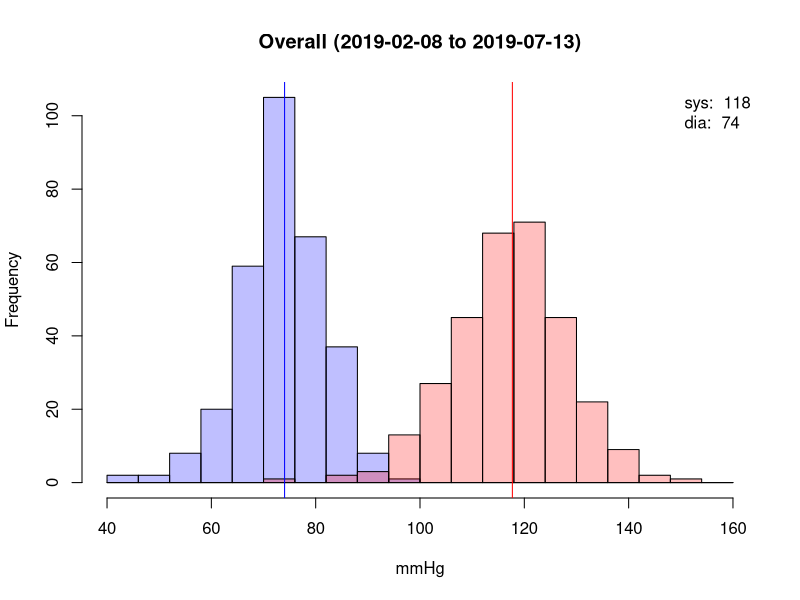
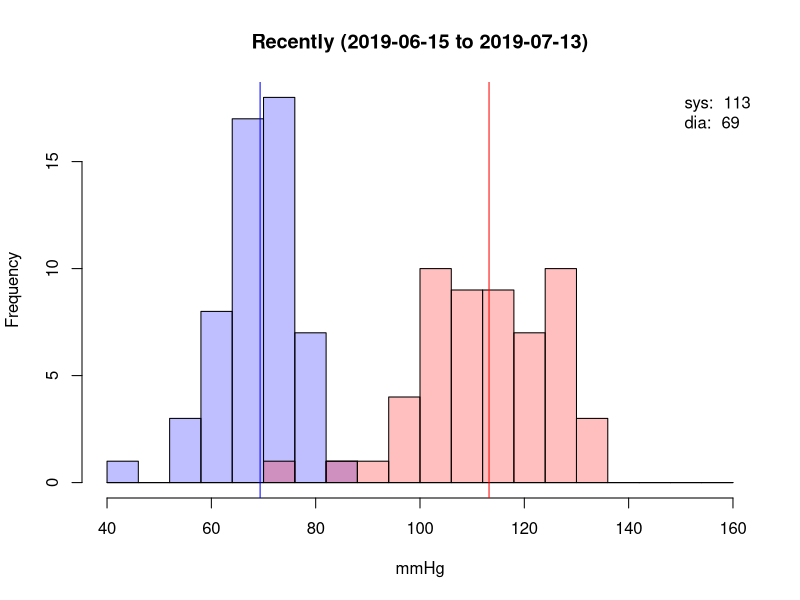
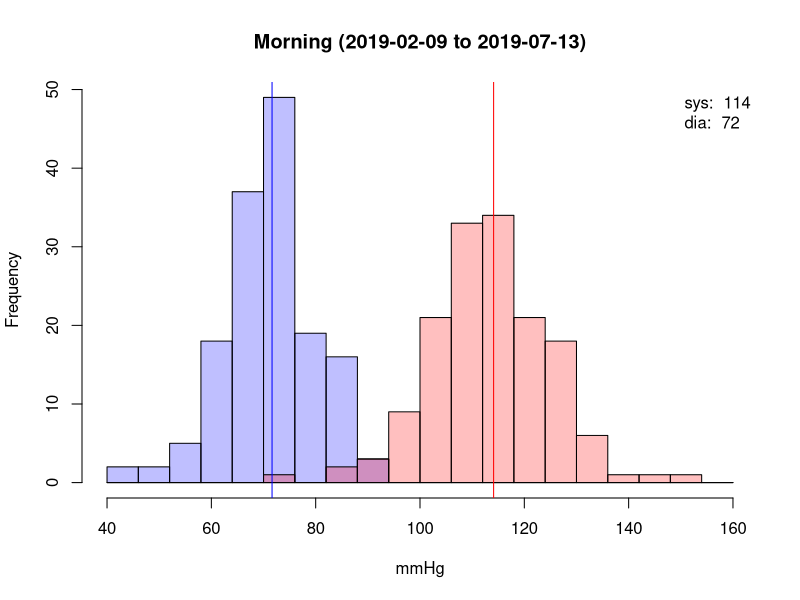
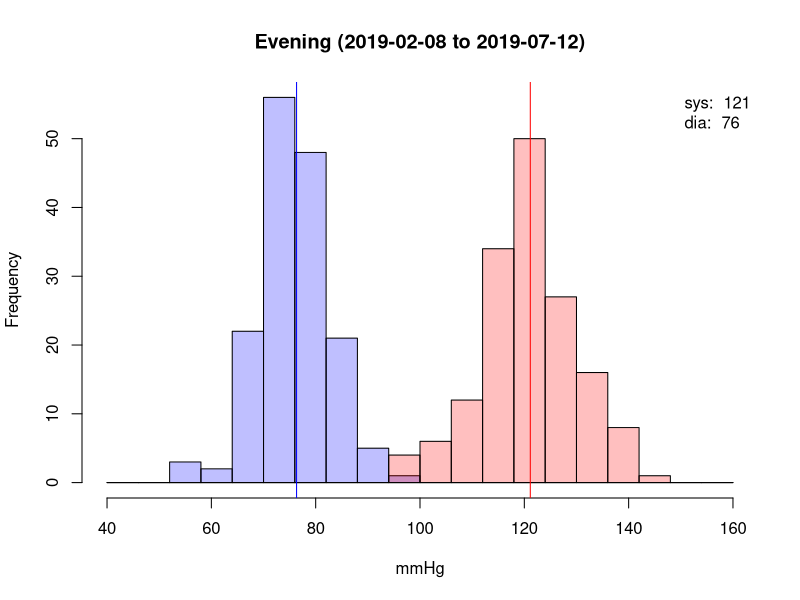
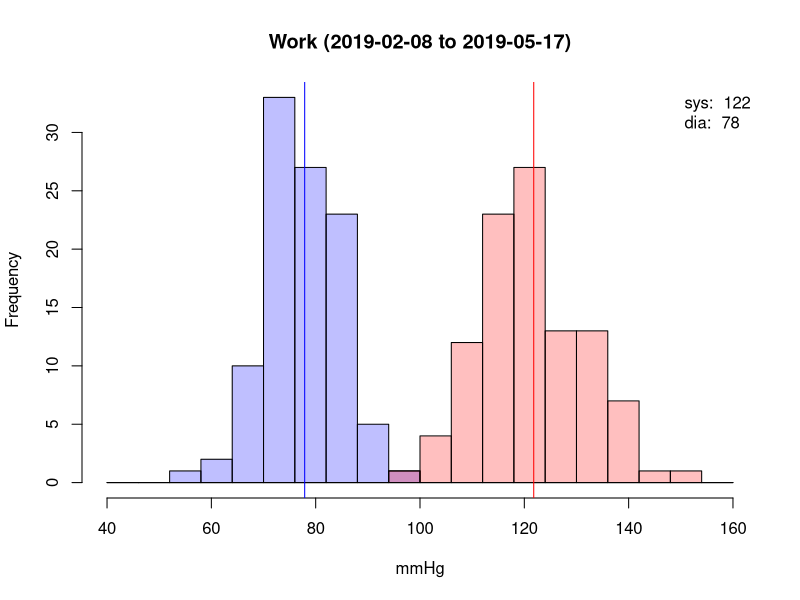
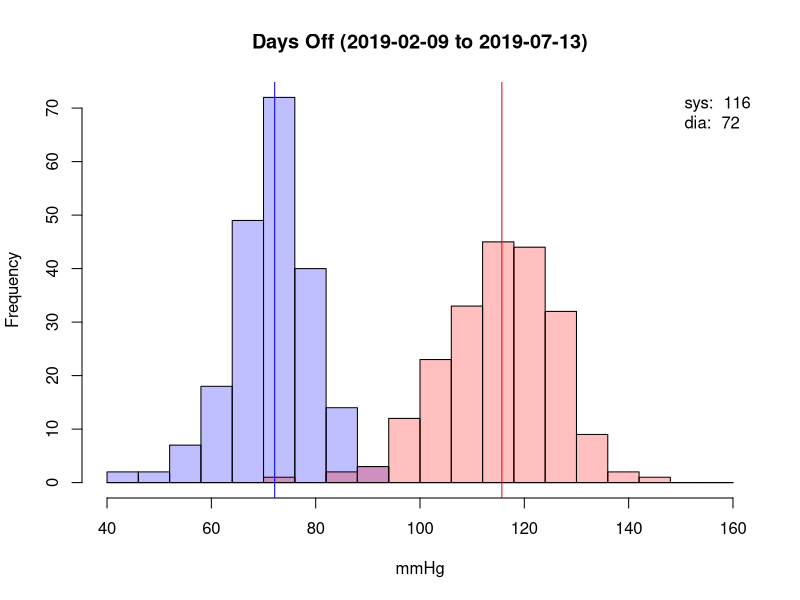
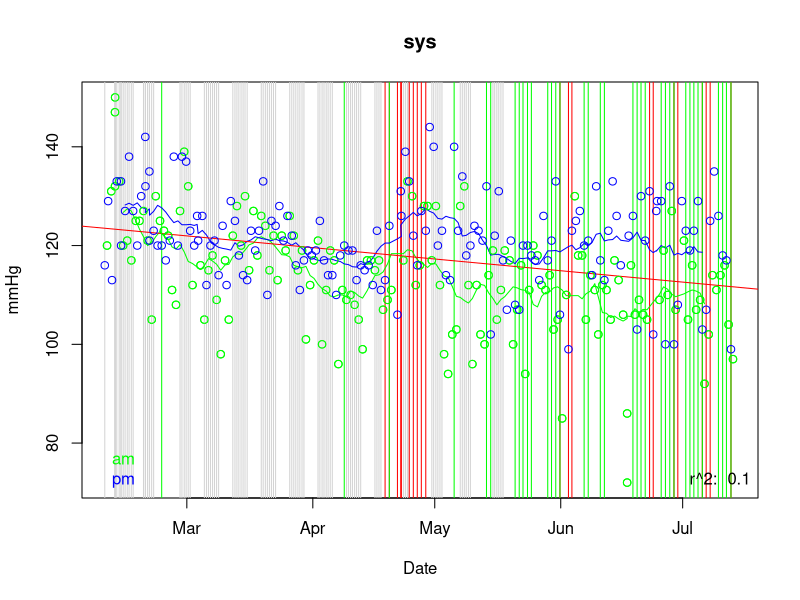
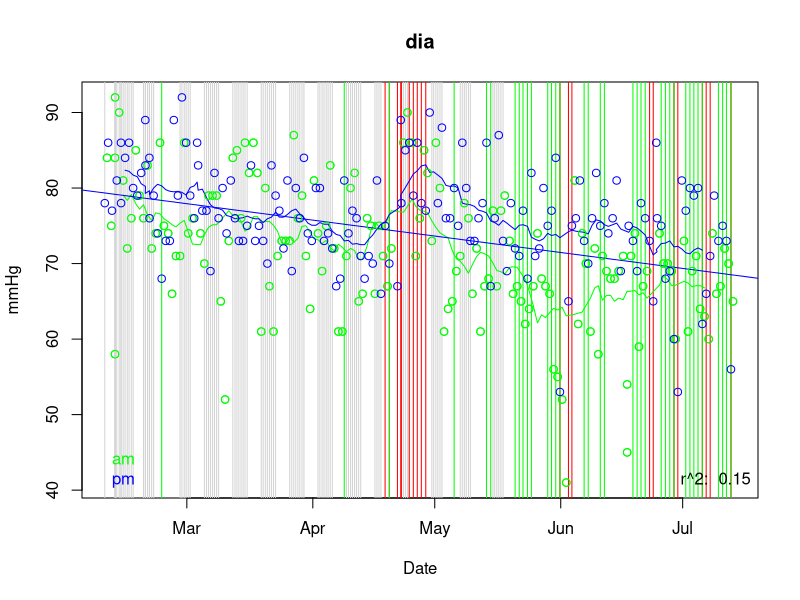

These charts were generated, in order, by the following R code:
## ---- chunk 1
library(lubridate)
## ---- chunk 2
b <- read.csv(file="bp.csv", header=TRUE, sep=",")
b$date <- as.Date(b$date)
bprange <- c(min(b$dia), max(b$sys))
f <- read.csv(file="factors.csv", header=TRUE, sep=",")
f$date <- as.Date(f$date)

# merge blood-pressure and factors on date column
bp <- merge(b, f, by.x = "date", by.y = "date", all.x = TRUE)
bp[is.na(bp)] <- 0
bp$datetime <- as_datetime(paste(bp$date, bp$time))

# plot colours
cdia <- rgb(0,0,1,1/4)
csys <- rgb(1,0,0,1/4)
cpul <- rgb(0,1,0,1/4)
## ---- chunk 3
plot.blood.pressure <- function(bp, title) {
  xmin <- signif(bprange[1] - 5, 1)
  xmax <- signif(bprange[2] + 5, 2)
  b <- seq(xmin, xmax, by=(xmax - xmin) / 20)
  hdia <- hist(bp$dia, breaks=b, plot=F)
  hsys <- hist(bp$sys, breaks=b, plot=F)
  ylim <- c(0, max(c(hsys$counts, hdia$counts)))
  plot(hdia, col=cdia, xlim=c(xmin,xmax), ylim=ylim, main=paste(title, " (", min(bp$date), " to ", max(bp$date), ")", sep=""), xlab="mmHg")
  plot(hsys, col=csys, xlim=c(xmin,xmax), ylim=mc, add=T)
  mdia <- mean(bp$dia)
  msys <- mean(bp$sys)
  abline(v=c(msys, mdia), col=c("red","blue"))
  legend("topright", bty="n", legend=c(paste("sys: ", format(msys, digits=2)), paste("dia: ", format(mdia, digits=2))))
}
## ---- chunk 4
plot.blood.pressure(bp, "Overall")
## ---- chunk 5
plot.blood.pressure(bp[max(bp$date) - bp$date <= 28,], "Recently")
## ---- chunk 6
am <- hour(bp$datetime) < 12
plot.blood.pressure(bp[am,], "Morning")
## ---- chunk 7
pm <- hour(bp$datetime) >= 12
plot.blood.pressure(bp[pm,], "Evening")
## ---- chunk 8
plot.blood.pressure(bp[bp$work == 1,], "Work")
## ---- chunk 9
plot.blood.pressure(bp[bp$work == 0,], "Days Off")
## ---- chunk 10
movavg <- function(x, n=14) {
  filter(x,rep(1/n,n), sides=2)
}
plot.dates <- function(bp, var, col, yl="mmHg", ma=T) {
  cs <- c("green", "blue")
  dates <- bp$datetime
  points <- bp[,var]
  am <- hour(bp$datetime) < 12
  pm <- !am
  plot(dates[am], points[am], xlab="Date", ylab=yl, main=var, col=cs[1])
  abline(v=dates[bp$work == 1], col="lightgray")
  abline(v=dates[pm & (bp$alcohol == 1)], col="red")
  abline(v=dates[pm & (bp$cycle == 1)], col="green")
  if (ma) {
    lines(dates[am], movavg(points[am]), col=cs[1])
    lines(dates[pm], movavg(points[pm]), col=cs[2])
  }
  sd <- lm(points~dates)
  abline(sd, col=col)
  points(dates[am], points[am], col=cs[1])
  points(dates[pm], points[pm], col=cs[2])
  legend("bottomright", bty="n", legend=paste("r^2: ", format(summary(sd)$r.squared, digits=2)))
  legend("bottomleft", bty="n", legend=c("am", "pm"), text.col = cs, pt.bg=cs)
}
plot.dates(bp, "sys", "red")
plot.dates(bp, "dia", "blue")
## ---- chunk 11
plot(bp$dia, bp$sys, xlab = "Diastolic", ylab="Systolic")
msd <- lm(bp$sys ~ bp$dia)
abline(msd)
legend("bottomright", bty="n", legend=paste("r^2: ", format(summary(msd)$r.squared, digits=2)))
## ---- chunk 12
prange <- c(min(bp$pulse), max(bp$pulse))

plot.pulse <- function(bp, title) {
  pmin <- signif(prange[1] - 5, 1)
  pmax <- signif(prange[2] + 5, 2)
  b <- seq(pmin, pmax, by=((pmax - pmin) / 20))
  hpul <- hist(bp$pulse, breaks=b, plot=F)
  plot(hpul, col=cpul, xlim=c(pmin, pmax), main=paste(title, " (", min(bp$date), " to ", max(bp$date), ")", sep=""), xlab="bpm")
  m <- mean(bp$pulse)
  abline(v=m, col=cpul)
  legend("topright", bty="n", legend=paste("av: ", format(m, digits=2)))
}
## ---- chunk 13
plot.pulse(bp, "Overall")
## ---- chunk 14
plot.pulse(bp[max(bp$date) - bp$date <= 28,], "Recently")
## ---- chunk 15
plot.pulse(bp[am & bp$work==1 & bp$alcohol==0,], "Morning (work)")
## ---- chunk 16
plot.pulse(bp[am & bp$work==0 & bp$alcohol==0,], "Morning (off)")
## ---- chunk 17
plot.pulse(bp[am & bp$work==1 & bp$alcohol==0,], "Evening (work)")
## ---- chunk 18
plot.pulse(bp[pm & bp$work==0 & bp$alcohol==0,], "Evening (off)")
## ---- chunk 19
plot.dates(bp, "pulse", "green", "bpm")
## ---- chunk 20
plot.blood.pressure(bp[bp$datetime < "2019-04-18",], "Alcohol-free")
## ---- chunk 21
plot.dates(bp[bp$datetime < "2019-04-18",], "sys", "red")
## ---- chunk 22
plot.dates(bp[bp$datetime < "2019-04-18",], "dia", "blue")
## ---- chunk 23
plot.dates(bp[bp$datetime < "2019-04-18",], "pulse", "green", "bpm")
## ---- chunk 24
plot.blood.pressure(bp[bp$datetime >= "2019-04-18",], "Alcohol")
## ---- chunk 25
plot.dates(bp[bp$datetime >= "2019-04-18",], "sys", "red")
## ---- chunk 26
plot.dates(bp[bp$datetime >= "2019-04-18",], "dia", "blue")
## ---- chunk 27
plot.dates(bp[bp$datetime >= "2019-04-18",], "pulse", "green", "bpm")
